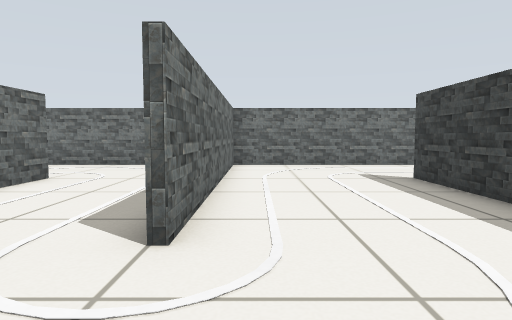
[1] (above)

20 first-person views from a walk through a world built for the Gazebo simulator. The camera is 0.5 m above the floor, tilts 4° down and sees 75° across. The floor is counted in squares, 0.5 m on a side. Each view is taken from the middle of a square. On the plan, view 1 faces up. The plan holds only what a view shows up to about 12 squares ahead; the rest is blank. The place goes on beyond the plan.

[2]
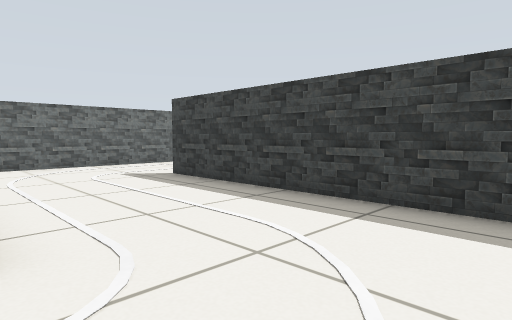

[3]
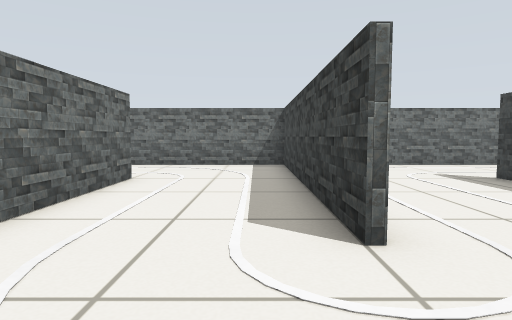

[4]
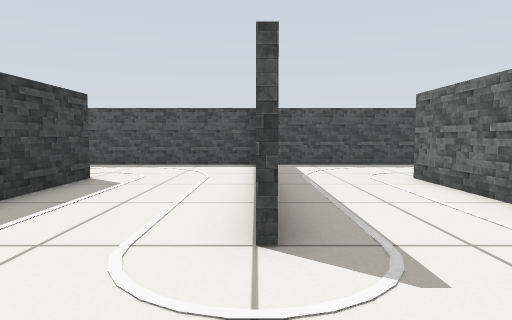

[5]
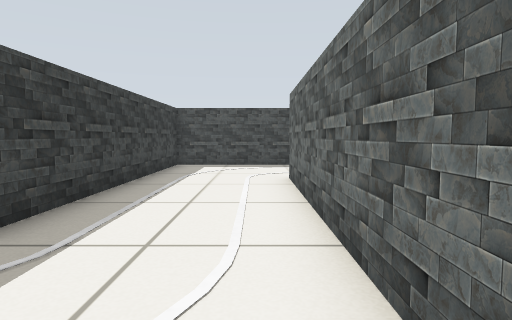

[6]
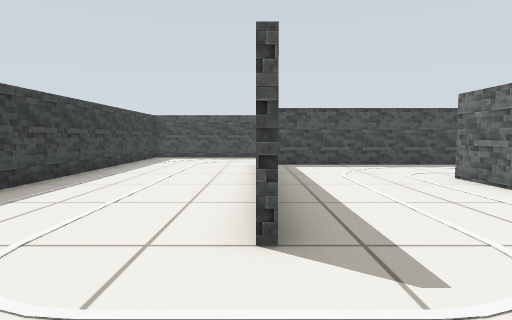

[7]
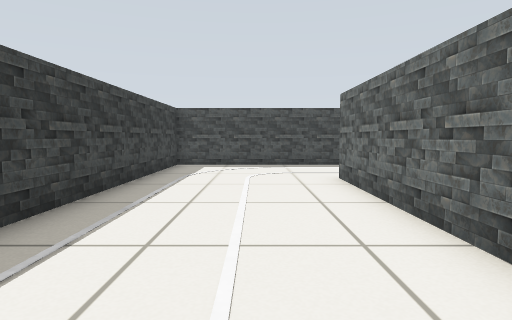

[8]
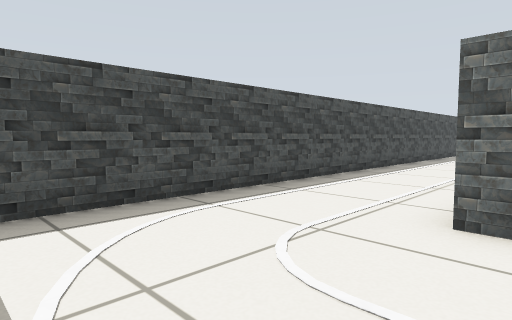

[9]
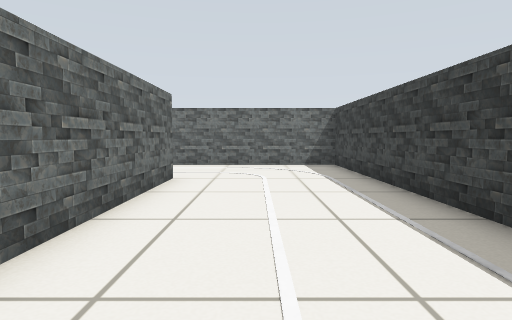

[10]
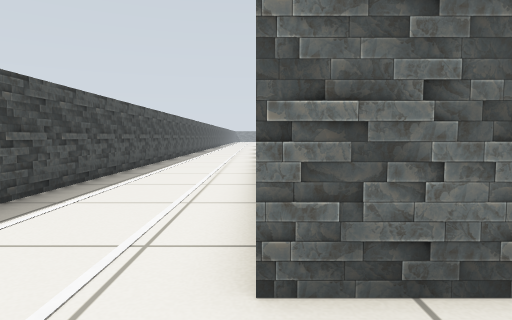

[11]
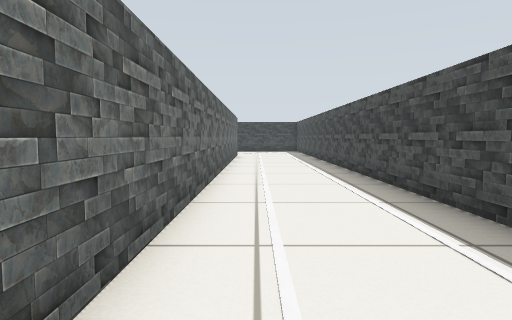

[12]
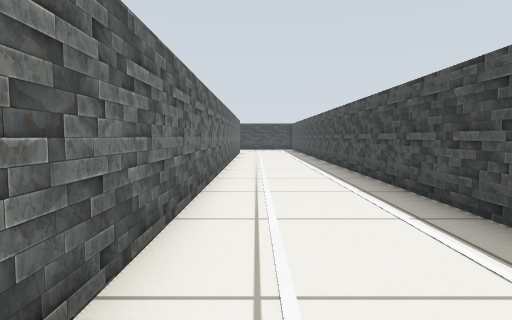

[13]
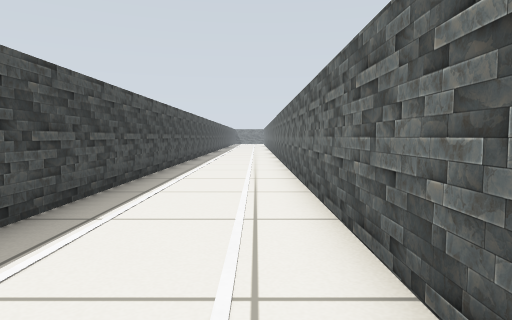

[14]
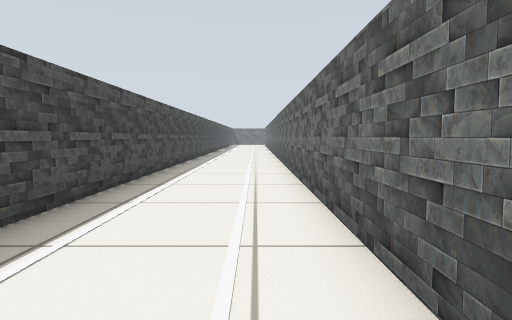

[15]
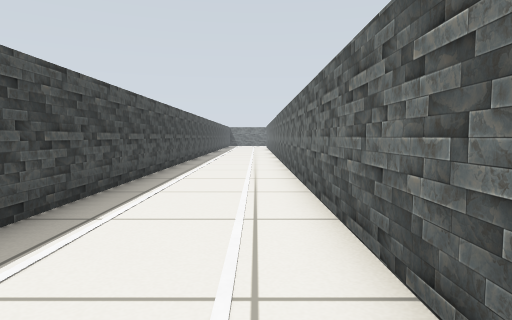

[16]
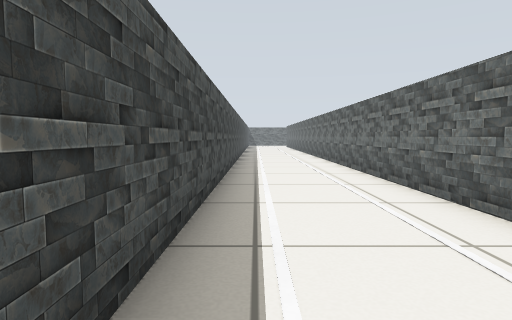

[17]
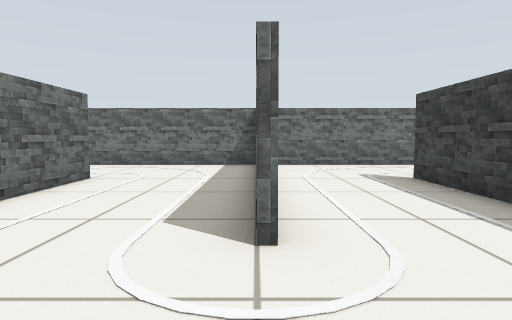

[18]
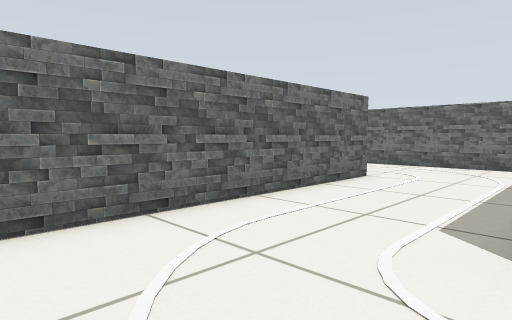

[19]
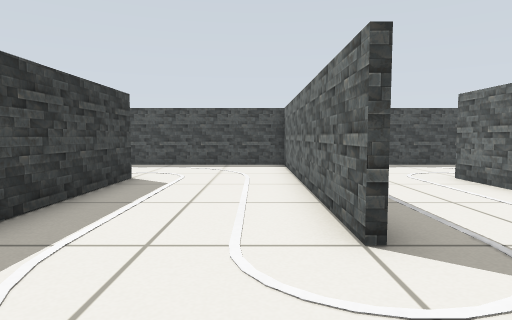

[20]
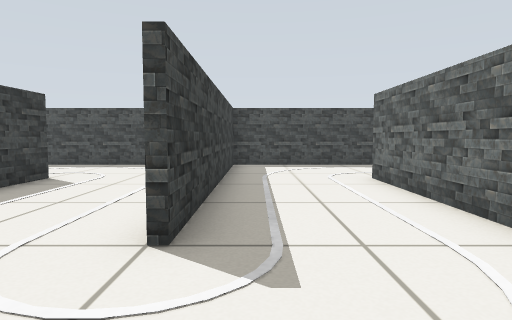

### Floor plan
Ten units are one square. View 1 is at (0, 0); x grows to the right and y downward. Boxes are objects, and circles mark ways between rooms. Rooms are numbered by the first view taken in them; rooms with no view inside come last. Other rooms are left out.
<svg viewBox="-330 -124 423 177">
<path fill="none" stroke="#000" d="M-19 10 -325 10M-5 8 32 8M38 -5 38 -80M40 -80 40 10M-8 -119 -8 -30M-325 48 88 48 88 -118 -9 -118M-50 -80 -50 -38M-10 -30 -10 -116M-88 -100 -88 -30M-9 -118 -82 -118M-50 8 -5 8M-84 8 -52 8 -52 -80M-130 -80 -130 6M-90 -30 -90 -72M-168 -75 -168 -30M-90 -118 -150 -118M-132 9 -132 -80M-166 8 -84 8"/>
<circle cx="-10" cy="-10" r="3" fill="#2a7"/>
<circle cx="-90" cy="-10" r="3" fill="#2a7"/>
<text x="-50" y="20">1</text>
<text x="-40" y="-60">2</text>
<text x="-120" y="-60">3</text>
</svg>
Room 1 opens to room 2. Room 2 opens to room 3.

Where each view was taken, in squares from view 1:
view 1: 0 up, 0 right, facing up
view 2: 0 up, 1 left, facing up-right
view 3: 0 up, 2 left, facing up
view 4: 11 up, 5 left, facing down
view 5: 11 up, 8 left, facing down
view 6: 11 up, 4 right, facing down
view 7: 7 up, 6 right, facing down
view 8: 0 up, 8 right, facing down-left
view 9: 0 up, 6 right, facing up
view 10: 1 down, 6 right, facing left
view 11: 2 down, 14 left, facing right
view 12: 2 down, 17 left, facing right
view 13: 2 down, 11 left, facing left
view 14: 2 down, 16 left, facing left
view 15: 2 down, 21 left, facing left
view 16: 4 down, 20 left, facing left
view 17: 0 up, 9 left, facing up
view 18: 0 up, 9 left, facing up-left
view 19: 11 up, 12 left, facing down
view 20: 11 up, 14 left, facing down
